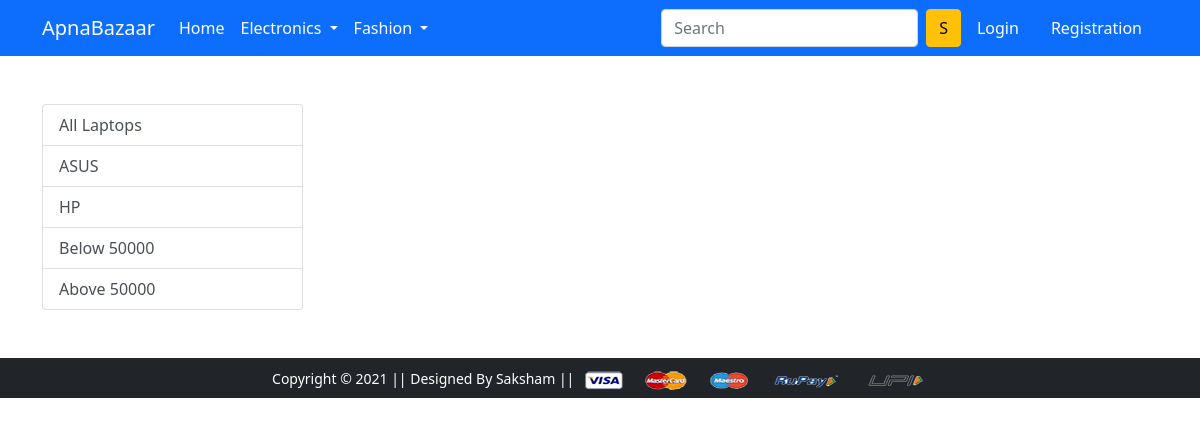
Before: /laptop/ with the older database file.
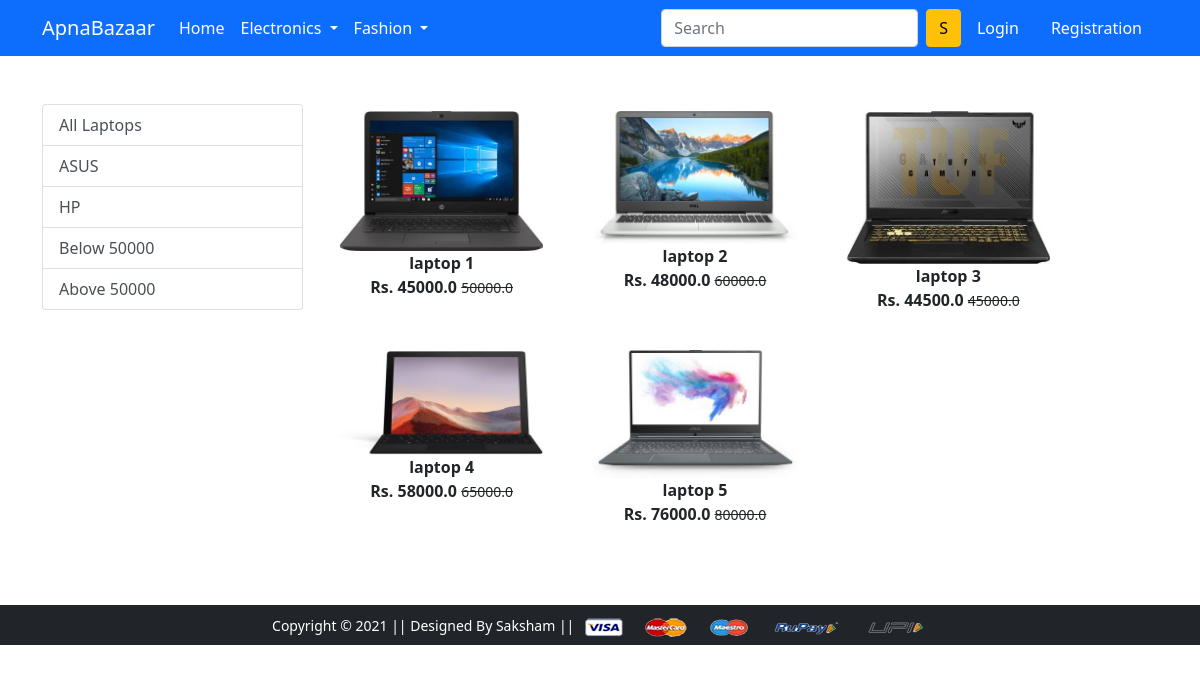
After: the same page with the newer database file.
### app/models.py (models this page shows, shortened)
class Product(models.Model):
    title = models.CharField(max_length=100)
    selling_price = models.FloatField()
    discounted_price = models.FloatField()
    description = models.TextField()
    brand = models.CharField(max_length=100)
    category = models.CharField(choices=CATEGORY_CHOICES, max_length=2)
    product_image = models.ImageField(upload_to='productimg')

### app/views.py (the view)
# urls.py: path('laptop/', views.laptop, name='laptop'),
def laptop(request,data=None):
    totalitem = 0
    if data==None:
        laptops=Product.objects.filter(category='L')
    elif data=='ASUS' or data=='HP':
        laptops=Product.objects.filter(category='L').filter(brand=data)
    elif data=='below':
        laptops=Product.objects.filter(category='L').filter(discounted_price__lt=50000)
    elif data=='above':
        laptops=Product.objects.filter(category='L').filter(discounted_price__gt=50000)
    if request.user.is_authenticated:
        totalitem=len(Cart.objects.filter(user=request.user))
    return render(request, 'app/laptop.html',{'laptops':laptops,'totalitem':totalitem})

### app/templates/app/laptop.html (shortened to what this page needs)
{% extends 'app/base.html' %}
{% load static %}
{% block main-content %}
<div class="container my-5">
 <div class="row">
  <div class="col-sm-3">
   <div class="list-group">
        <a href="{% url 'laptop' %}" class="list-group-item list-group-item-action" aria-current="true">All Laptops</a>
        <a href="{% url 'laptopdata' 'ASUS' %}" class="list-group-item list-group-item-action" aria-current="true">ASUS</a>
        <a href="{% url 'laptopdata' 'HP' %}" class="list-group-item list-group-item-action" aria-current="true">HP</a>
        <a href="{% url 'laptopdata' 'below' %}" class="list-group-item list-group-item-action" aria-current="true">Below 50000</a>
        <a href="{% url 'laptopdata' 'above' %}" class="list-group-item list-group-item-action" aria-current="true">Above 50000</a>
    </div>
  </div>
  <div class="col-sm-8">
      <div class="row">
          {% for product in laptops %}
          <div class="col-sm-4 text-center mb-4">
              <a href="{% url 'product-detail' product.id %}" class="btn">
                  <div class="item">
                      <img src="{{product.product_image.url}}" class="img-fluid" alt="" height="300">
                      <div class="fw-bold">{{product.title}}</div>
                      <div class="fw-bold">Rs. {{product.discounted_price}}
                        <small class="fw-light text-decoration-line-through">{{product.selling_price}}</small>
                      </div>
                  </div>
              </a>
          </div>
          {% endfor %}
      </div>
  </div>
 </div>
</div>
{% endblock main-content %}

### app/templates/app/base.html (shortened to what this page needs)
<!doctype html>
{% load static %}
<html lang="en">
  <head>
    <link href="https://cdn.jsdelivr.net/npm/bootstrap@5.0.0-beta1/dist/css/bootstrap.min.css" rel="stylesheet">
    <link rel="stylesheet" href="{% static 'app/css/owl.carousel.min.css' %}">
    <link rel="stylesheet" href="{% static 'app/css/all.min.css' %}">
    <link rel="stylesheet" href="{% static 'app/css/style.css' %}">
  </head>
  <body>
    <nav class="navbar navbar-expand-lg navbar-dark bg-primary">
     <div class="container">
       <a class="navbar-brand" href="/">ApnaBazaar</a>
       <div class="collapse navbar-collapse" id="navbarSupportedContent">
         <ul class="navbar-nav me-auto mb-2 mb-lg-0">
           <li class="nav-item">
             <a class="nav-link active" aria-current="page" href="/">Home</a>
           </li>
           <li class="nav-item dropdown">
             <a class="nav-link dropdown-toggle text-white" href="#" id="electronicsDropdown" role="button" data-bs-toggle="dropdown" aria-expanded="false">
               Electronics
             </a>
           </li>
           <li class="nav-item dropdown">
             <a class="nav-link dropdown-toggle text-white" href="#" id="fashionDropdown" role="button" data-bs-toggle="dropdown" aria-expanded="false">
               Fashion
             </a>
           </li>
         </ul>
         <form class="d-flex">
           <input class="form-control me-2" type="search" placeholder="Search" aria-label="Search">
           <button class="btn btn-warning" type="submit">S</button>
         </form>
         <div>
          <ul class="navbar-nav me-auto mb-2 mb-lg-0">
            {% if request.user.is_authenticated %}
           <li class="nav-item dropdown mx-2">
              <a class="nav-link dropdown-toggle text-white" href="#" id="profileDropdown" role="button" data-bs-toggle="dropdown" aria-expanded="false">
                <span class='text-capitalize'>{{request.user}}</span>
              </a>
              <ul class="dropdown-menu" aria-labelledby="profileDropdown">
                <li><a class="dropdown-item" href="{% url 'profile' %}">Profile</a></li>
                <li><a class="dropdown-item" href="{% url 'orders' %}">Orders</a></li>
                <li><a class="dropdown-item" href="{% url 'passwordchange' %}">Change Password</a></li>
                <li><a class="dropdown-item" href="{% url 'logout' %}">Logout</a></li>
              </ul>
            </li>
            <li class="nav-item mx-2">
             <a href="{% url 'showcart' %}" class="nav-link text-white"><span class="badge bg-danger">{{totalitem}}</span> Cart </a>
            </li>
            {% else %}
            <li class="nav-item mx-2">
             <a href="{% url 'login' %}" class="nav-link text-white">Login</a>
            </li>
            <li class="nav-item mx-2">
             <a href="{% url 'customerregistration' %}" class="nav-link text-white">Registration</a>
            </li>
            {% endif %}
          </ul>
         </div>
       </div>
     </div>
    </nav>
    {% block main-content %} {% endblock main-content %}
    <footer class="container-fluid bg-dark text-center p-2 mt-5">
        <small class="text-white">Copyright &copy; 2021 || Designed By Saksham || </small>
        <img src="{% static 'app/images/payment.png' %}" alt="" srcset="" class="img-fluid" height="2px">
    </footer>
  </body>
</html>

Changed rows visible on the page:
added Product: product_image (picture), title "laptop 1", discounted_price "45000.0", selling_price "50000.0"
added Product: product_image (picture), title "laptop 2", discounted_price "48000.0", selling_price "60000.0"
added Product: product_image (picture), title "laptop 3", discounted_price "44500.0", selling_price "45000.0"
added Product: product_image (picture), title "laptop 4", discounted_price "58000.0", selling_price "65000.0"
added Product: product_image (picture), title "laptop 5", discounted_price "76000.0", selling_price "80000.0"
